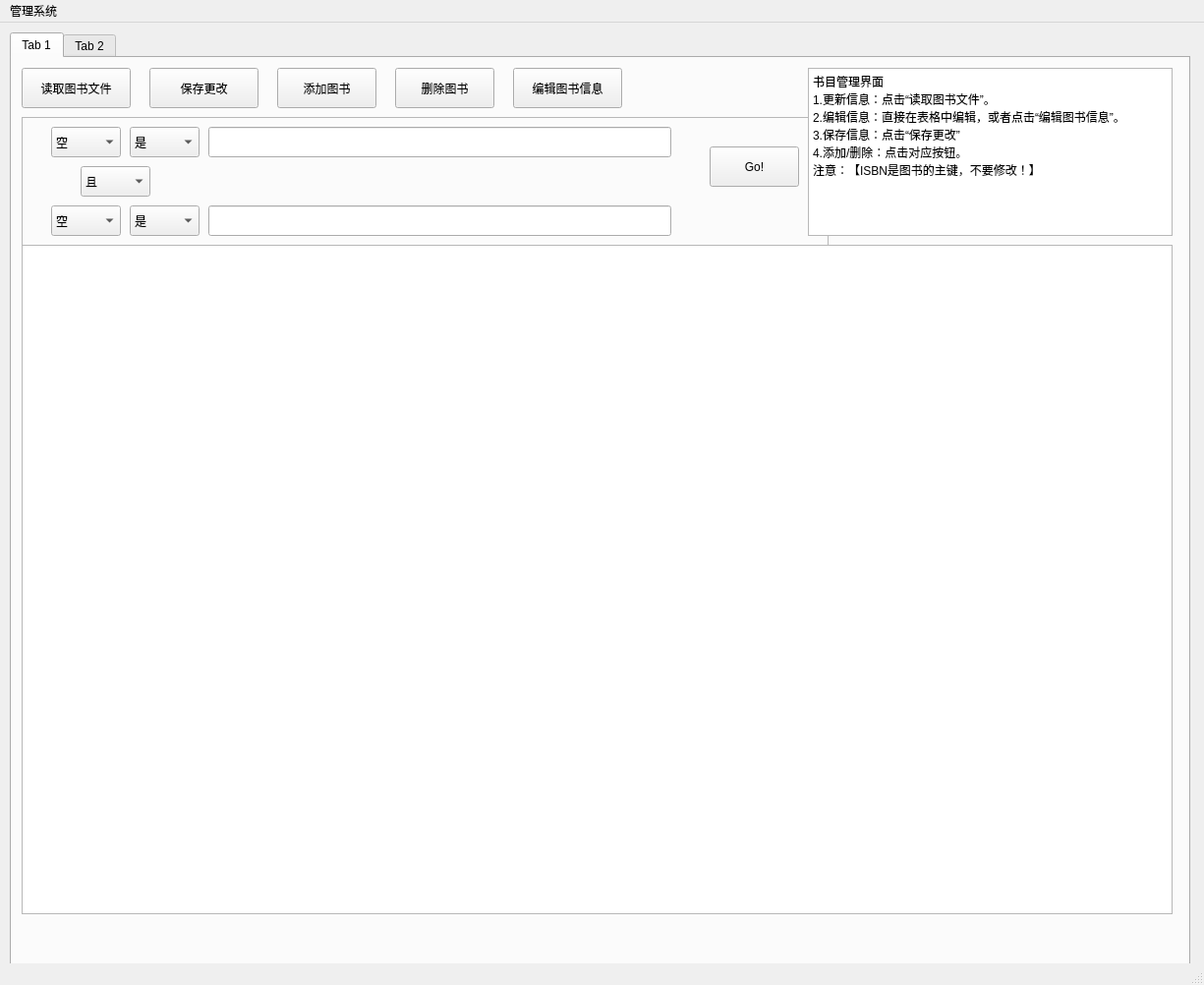
<?xml version="1.0" encoding="UTF-8"?>
<ui version="4.0">
 <class>AdminSystem</class>
 <widget class="QMainWindow" name="AdminSystem">
  <property name="geometry">
   <rect>
    <x>0</x>
    <y>0</y>
    <width>1225</width>
    <height>1002</height>
   </rect>
  </property>
  <property name="windowTitle">
   <string>MainWindow</string>
  </property>
  <widget class="QWidget" name="centralwidget">
   <widget class="QTabWidget" name="tabWidget">
    <property name="geometry">
     <rect>
      <x>10</x>
      <y>10</y>
      <width>1201</width>
      <height>951</height>
     </rect>
    </property>
    <property name="currentIndex">
     <number>0</number>
    </property>
    <widget class="QWidget" name="tab">
     <property name="accessibleName">
      <string/>
     </property>
     <attribute name="title">
      <string>Tab 1</string>
     </attribute>
     <widget class="QPushButton" name="readFromFileButton">
      <property name="geometry">
       <rect>
        <x>10</x>
        <y>10</y>
        <width>111</width>
        <height>41</height>
       </rect>
      </property>
      <property name="text">
       <string>读取图书文件</string>
      </property>
     </widget>
     <widget class="QTableView" name="booklist">
      <property name="geometry">
       <rect>
        <x>10</x>
        <y>190</y>
        <width>1171</width>
        <height>681</height>
       </rect>
      </property>
     </widget>
     <widget class="QPushButton" name="save">
      <property name="geometry">
       <rect>
        <x>140</x>
        <y>10</y>
        <width>111</width>
        <height>41</height>
       </rect>
      </property>
      <property name="text">
       <string>保存更改</string>
      </property>
     </widget>
     <widget class="QFrame" name="searchbar">
      <property name="geometry">
       <rect>
        <x>10</x>
        <y>60</y>
        <width>821</width>
        <height>131</height>
       </rect>
      </property>
      <property name="frameShape">
       <enum>QFrame::Shape::StyledPanel</enum>
      </property>
      <property name="frameShadow">
       <enum>QFrame::Shadow::Raised</enum>
      </property>
      <widget class="QLineEdit" name="value1">
       <property name="geometry">
        <rect>
         <x>190</x>
         <y>10</y>
         <width>471</width>
         <height>31</height>
        </rect>
       </property>
      </widget>
      <widget class="QComboBox" name="f1">
       <property name="geometry">
        <rect>
         <x>30</x>
         <y>10</y>
         <width>71</width>
         <height>31</height>
        </rect>
       </property>
       <item>
        <property name="text">
         <string>空</string>
        </property>
       </item>
       <item>
        <property name="text">
         <string>ISBN</string>
        </property>
       </item>
       <item>
        <property name="text">
         <string>书名</string>
        </property>
       </item>
       <item>
        <property name="text">
         <string>作者</string>
        </property>
       </item>
      </widget>
      <widget class="QComboBox" name="c1">
       <property name="geometry">
        <rect>
         <x>110</x>
         <y>10</y>
         <width>71</width>
         <height>31</height>
        </rect>
       </property>
       <item>
        <property name="text">
         <string>是</string>
        </property>
       </item>
       <item>
        <property name="text">
         <string>包括</string>
        </property>
       </item>
       <item>
        <property name="text">
         <string>开头为</string>
        </property>
       </item>
      </widget>
      <widget class="QComboBox" name="logic">
       <property name="geometry">
        <rect>
         <x>60</x>
         <y>50</y>
         <width>71</width>
         <height>31</height>
        </rect>
       </property>
       <item>
        <property name="text">
         <string>且</string>
        </property>
       </item>
       <item>
        <property name="text">
         <string>或</string>
        </property>
       </item>
      </widget>
      <widget class="QPushButton" name="pushButton">
       <property name="geometry">
        <rect>
         <x>700</x>
         <y>30</y>
         <width>91</width>
         <height>41</height>
        </rect>
       </property>
       <property name="text">
        <string>Go!</string>
       </property>
      </widget>
      <widget class="QComboBox" name="c2">
       <property name="geometry">
        <rect>
         <x>110</x>
         <y>90</y>
         <width>71</width>
         <height>31</height>
        </rect>
       </property>
       <item>
        <property name="text">
         <string>是</string>
        </property>
       </item>
       <item>
        <property name="text">
         <string>包括</string>
        </property>
       </item>
       <item>
        <property name="text">
         <string>开头为</string>
        </property>
       </item>
      </widget>
      <widget class="QLineEdit" name="value2">
       <property name="geometry">
        <rect>
         <x>190</x>
         <y>90</y>
         <width>471</width>
         <height>31</height>
        </rect>
       </property>
      </widget>
      <widget class="QComboBox" name="f2">
       <property name="geometry">
        <rect>
         <x>30</x>
         <y>90</y>
         <width>71</width>
         <height>31</height>
        </rect>
       </property>
       <item>
        <property name="text">
         <string>空</string>
        </property>
       </item>
       <item>
        <property name="text">
         <string>ISBN</string>
        </property>
       </item>
       <item>
        <property name="text">
         <string>书名</string>
        </property>
       </item>
       <item>
        <property name="text">
         <string>作者</string>
        </property>
       </item>
      </widget>
     </widget>
     <widget class="QTextBrowser" name="textBrowser">
      <property name="geometry">
       <rect>
        <x>810</x>
        <y>10</y>
        <width>371</width>
        <height>171</height>
       </rect>
      </property>
      <property name="html">
       <string>&lt;!DOCTYPE HTML PUBLIC &quot;-//W3C//DTD HTML 4.0//EN&quot; &quot;http://www.w3.org/TR/REC-html40/strict.dtd&quot;&gt;
&lt;html&gt;&lt;head&gt;&lt;meta name=&quot;qrichtext&quot; content=&quot;1&quot; /&gt;&lt;meta charset=&quot;utf-8&quot; /&gt;&lt;style type=&quot;text/css&quot;&gt;
p, li { white-space: pre-wrap; }
hr { height: 1px; border-width: 0; }
li.unchecked::marker { content: &quot;\2610&quot;; }
li.checked::marker { content: &quot;\2612&quot;; }
&lt;/style&gt;&lt;/head&gt;&lt;body style=&quot; font-family:'Microsoft YaHei UI'; font-size:9pt; font-weight:400; font-style:normal;&quot;&gt;
&lt;p style=&quot; margin-top:0px; margin-bottom:0px; margin-left:0px; margin-right:0px; -qt-block-indent:0; text-indent:0px;&quot;&gt;书目管理界面&lt;/p&gt;
&lt;p style=&quot; margin-top:0px; margin-bottom:0px; margin-left:0px; margin-right:0px; -qt-block-indent:0; text-indent:0px;&quot;&gt;1.更新信息：点击“读取图书文件”。&lt;/p&gt;
&lt;p style=&quot; margin-top:0px; margin-bottom:0px; margin-left:0px; margin-right:0px; -qt-block-indent:0; text-indent:0px;&quot;&gt;2.编辑信息：直接在表格中编辑，或者点击“编辑图书信息”。&lt;/p&gt;
&lt;p style=&quot; margin-top:0px; margin-bottom:0px; margin-left:0px; margin-right:0px; -qt-block-indent:0; text-indent:0px;&quot;&gt;3.保存信息：点击“保存更改”&lt;/p&gt;
&lt;p style=&quot; margin-top:0px; margin-bottom:0px; margin-left:0px; margin-right:0px; -qt-block-indent:0; text-indent:0px;&quot;&gt;4.添加/删除：点击对应按钮。&lt;/p&gt;
&lt;p style=&quot; margin-top:0px; margin-bottom:0px; margin-left:0px; margin-right:0px; -qt-block-indent:0; text-indent:0px;&quot;&gt;注意：【ISBN是图书的主键，不要修改！】&lt;/p&gt;&lt;/body&gt;&lt;/html&gt;</string>
      </property>
     </widget>
     <widget class="QPushButton" name="editinfo">
      <property name="geometry">
       <rect>
        <x>510</x>
        <y>10</y>
        <width>111</width>
        <height>41</height>
       </rect>
      </property>
      <property name="text">
       <string>编辑图书信息</string>
      </property>
     </widget>
     <widget class="QPushButton" name="addbook">
      <property name="geometry">
       <rect>
        <x>270</x>
        <y>10</y>
        <width>101</width>
        <height>41</height>
       </rect>
      </property>
      <property name="text">
       <string>添加图书</string>
      </property>
     </widget>
     <widget class="QPushButton" name="delbook">
      <property name="geometry">
       <rect>
        <x>390</x>
        <y>10</y>
        <width>101</width>
        <height>41</height>
       </rect>
      </property>
      <property name="text">
       <string>删除图书</string>
      </property>
     </widget>
    </widget>
    <widget class="QWidget" name="tab_2">
     <attribute name="title">
      <string>Tab 2</string>
     </attribute>
    </widget>
   </widget>
  </widget>
  <widget class="QMenuBar" name="menubar">
   <property name="geometry">
    <rect>
     <x>0</x>
     <y>0</y>
     <width>1225</width>
     <height>18</height>
    </rect>
   </property>
   <widget class="QMenu" name="menu">
    <property name="title">
     <string>管理系统</string>
    </property>
    <addaction name="actionBookList"/>
   </widget>
   <addaction name="menu"/>
  </widget>
  <widget class="QStatusBar" name="statusbar"/>
  <action name="actionBookList">
   <property name="text">
    <string>BookList</string>
   </property>
  </action>
 </widget>
 <resources/>
 <connections/>
</ui>
